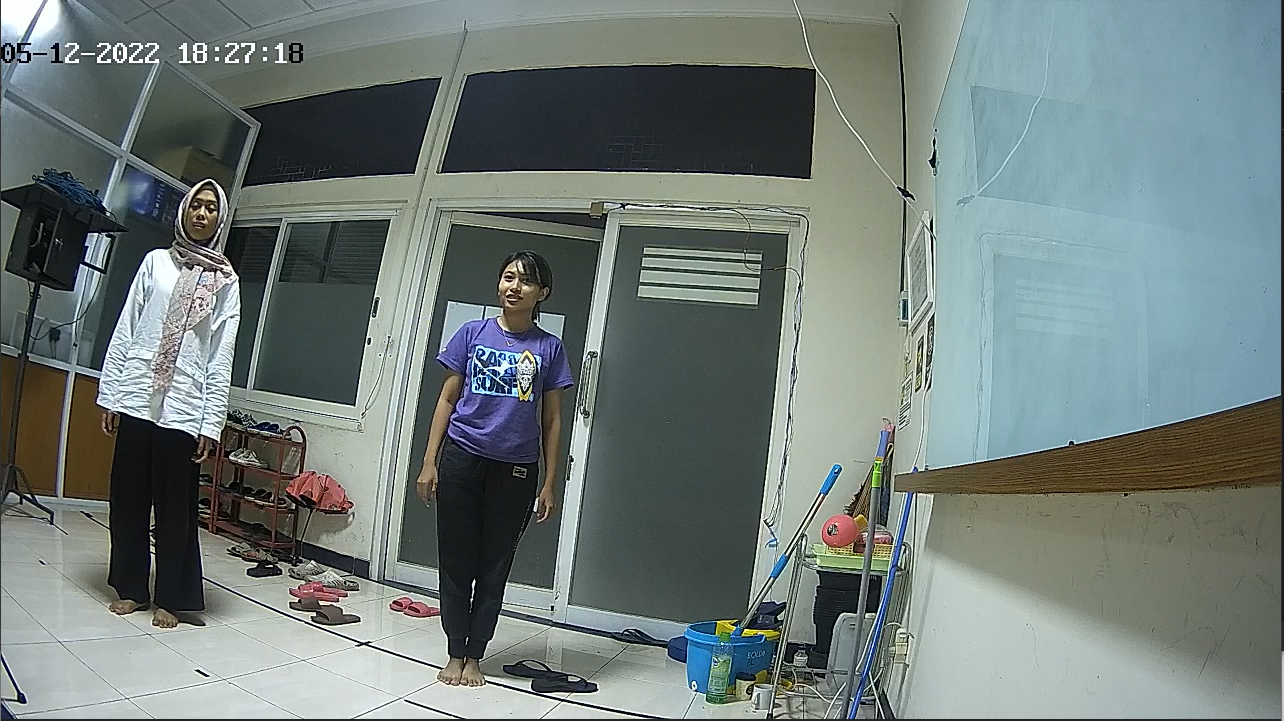
#> input picture 1.PNG, 1284 x 721 px
$ python baca_foto.py --image 1.PNG
#> lines starting #> are read from the running program, lines starting #| are printed output that depends on the picture; after the words box and inside, x2 and y2 are one past the last pixel; in counts of white or black regions, pixels touching at a corner belong together
# import the necessary packages
from __future__ import print_function
import argparse
import datetime
#import imutils
import cv2
# construct the argument parse and parse the arguments
ap = argparse.ArgumentParser()
ap.add_argument("-i", "--image", required=True,
	help="path to the input image")
ap.add_argument("-w", "--win-stride", type=str, default="(8, 8)",
	help="window stride")
ap.add_argument("-p", "--padding", type=str, default="(16, 16)",
	help="object padding")
ap.add_argument("-s", "--scale", type=float, default=1.05,
	help="image pyramid scale")
ap.add_argument("-m", "--mean-shift", type=int, default=-1,
	help="whether or not mean shift grouping should be used")
args = vars(ap.parse_args())
# evaluate the command line arguments (using the eval function like
# this is not good form, but let's tolerate it for the example)
winStride = eval(args["win_stride"])
padding = eval(args["padding"])
meanShift = True if args["mean_shift"] > 0 else False
# initialize the HOG descriptor/person detector
hog = cv2.HOGDescriptor()
hog.setSVMDetector(cv2.HOGDescriptor_getDefaultPeopleDetector())
# load the image and resize it
image = cv2.imread(args["image"])
#> image is the input picture: shape (721, 1284, 3); mean B, G, R 121.2, 124.2, 112.7
#image = imutils.resize(image, width=min(400, image.shape[1]))
# detect people in the image
start = datetime.datetime.now()
(rects, weights) = hog.detectMultiScale(image, winStride=winStride,
	padding=padding, scale=args["scale"], useMeanshiftGrouping=meanShift)
#> rects = [[59, 284, 199, 398], [355, 234, 260, 487]]; weights = [1.07, 0.0953]
print("[INFO] detection took: {}s".format(
	(datetime.datetime.now() - start).total_seconds()))
# draw the original bounding boxes
for (x, y, w, h) in rects:
	cv2.rectangle(image, (x, y), (x + w, y + h), (0, 255, 0), 2)
#> this loop made 2 passes
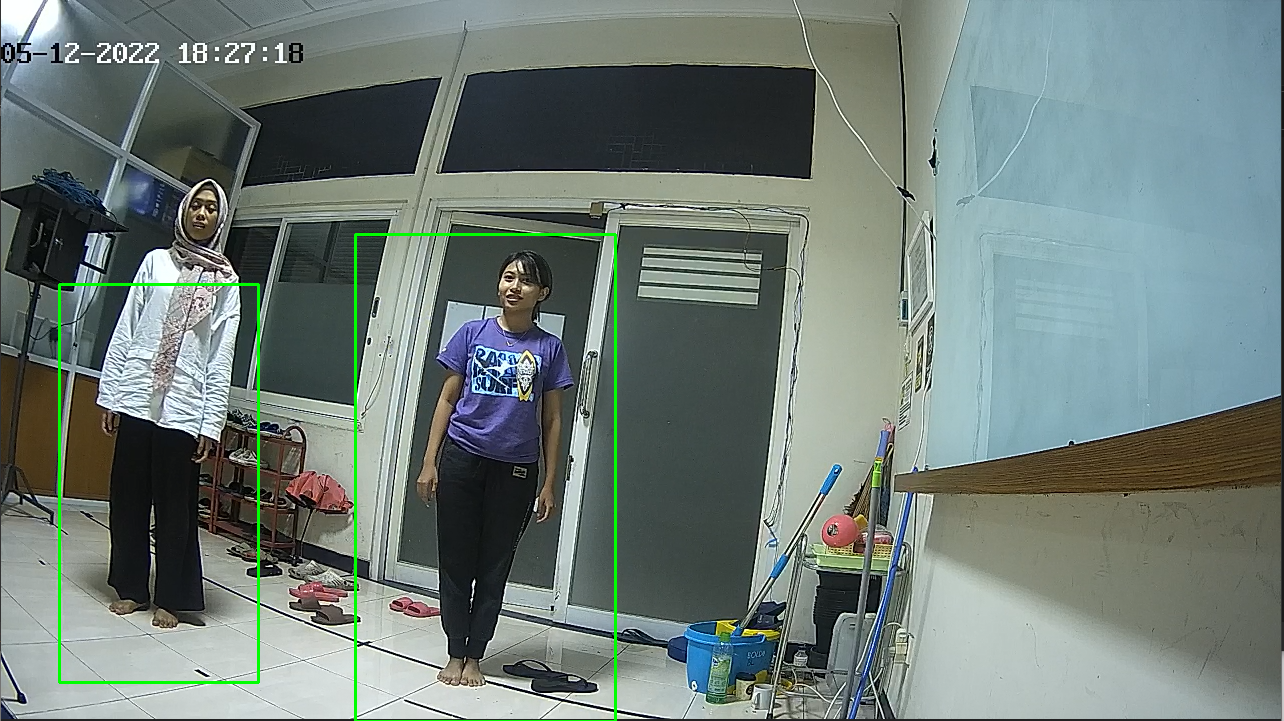
#> image: shape (721, 1284, 3); 0.81% of pixels changed, all inside (x1, y1, x2, y2) = (58, 233, 617, 721)
# show the output image
cv2.imshow("Detections", image)
cv2.waitKey(0)
